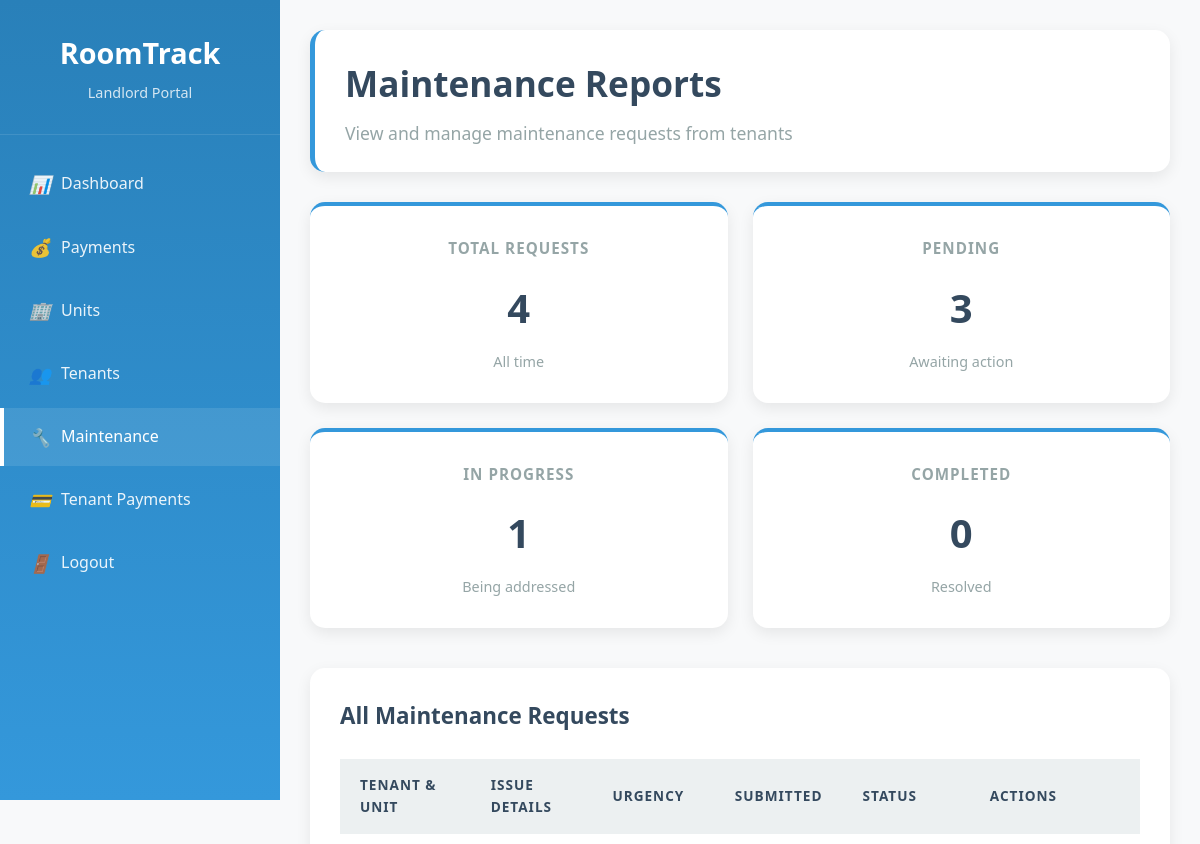
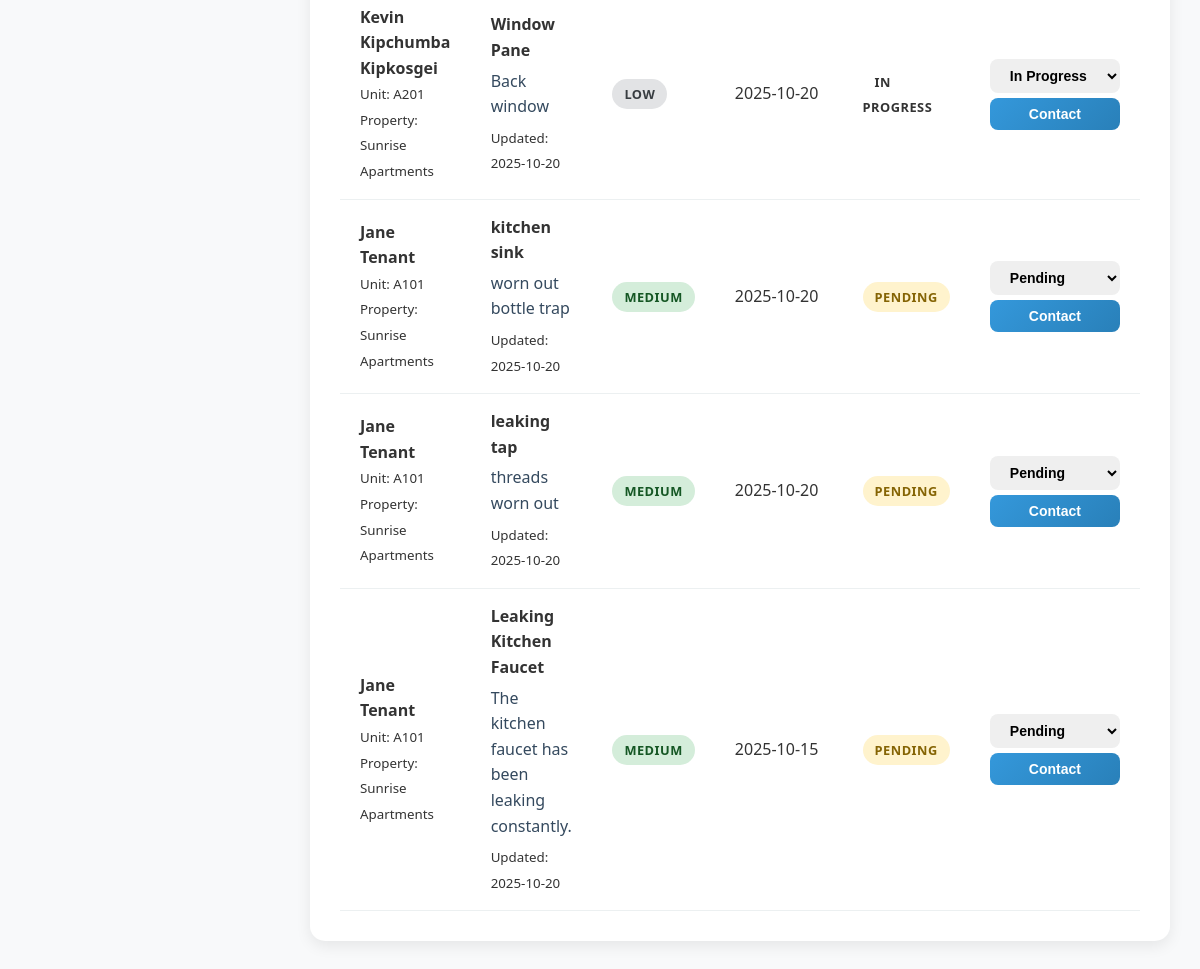
The app's page /landlord/maintenance-reports (signed in) with its own data (2 pictures, top to bottom).
### models.py (models this page shows)
class MaintenanceRequest(db.Model):
    id = db.Column(db.Integer, primary_key=True)
    tenant_id = db.Column(db.Integer, db.ForeignKey('user.id'), nullable=False)
    unit_id = db.Column(db.Integer, db.ForeignKey('unit.id'), nullable=False)
    title = db.Column(db.String(200), nullable=False)
    description = db.Column(db.Text, nullable=False)
    urgency = db.Column(db.String(20), default='medium')  # low, medium, high, emergency
    status = db.Column(db.String(20), default='pending')  # pending, in_progress, completed
    created_at = db.Column(db.DateTime, default=datetime.utcnow)
    updated_at = db.Column(db.DateTime, default=datetime.utcnow, onupdate=datetime.utcnow)

class User(UserMixin, db.Model):
    id = db.Column(db.Integer, primary_key=True)
    username = db.Column(db.String(80), unique=True, nullable=False)
    email = db.Column(db.String(120), unique=True, nullable=False)
    password = db.Column(db.String(200), nullable=False)
    role = db.Column(db.String(20), nullable=False)  # admin, landlord, tenant
    full_name = db.Column(db.String(200))
    id_number = db.Column(db.String(50))
    passport_number = db.Column(db.String(50))
    phone = db.Column(db.String(20))
    created_at = db.Column(db.DateTime, default=datetime.utcnow)
    landlord_properties = db.relationship('Property', backref='landlord', lazy=True)
    tenant_leases = db.relationship('Lease', backref='tenant', lazy=True, foreign_keys='Lease.tenant_id')
    maintenance_requests = db.relationship('MaintenanceRequest', backref='tenant', lazy=True)

class Unit(db.Model):
    id = db.Column(db.Integer, primary_key=True)
    unit_number = db.Column(db.String(50), nullable=False)
    rent_amount = db.Column(db.Float, nullable=False)
    status = db.Column(db.String(20), default='vacant')  # vacant, occupied
    bedrooms = db.Column(db.Integer, default=1)
    bathrooms = db.Column(db.Integer, default=1)
    square_feet = db.Column(db.Integer)
    property_id = db.Column(db.Integer, db.ForeignKey('property.id'), nullable=False)
    leases = db.relationship('Lease', backref='unit', lazy=True, cascade='all, delete-orphan')
    maintenance_requests = db.relationship('MaintenanceRequest', backref='unit', lazy=True)

class Property(db.Model):
    id = db.Column(db.Integer, primary_key=True)
    name = db.Column(db.String(200), nullable=False)
    address = db.Column(db.Text, nullable=False)
    total_units = db.Column(db.Integer, nullable=False)
    occupied_units = db.Column(db.Integer, default=0)
    landlord_id = db.Column(db.Integer, db.ForeignKey('user.id'), nullable=False)
    created_at = db.Column(db.DateTime, default=datetime.utcnow)
    units = db.relationship('Unit', backref='property', lazy=True, cascade='all, delete-orphan')

### app.py (the view)
@app.route('/landlord/maintenance-reports')
@login_required
def landlord_maintenance_reports():
    if current_user.role != 'landlord':
        return redirect(url_for('index'))
    properties = Property.query.filter_by(landlord_id=current_user.id).all()
    property_ids = [p.id for p in properties]
    maintenance_requests = MaintenanceRequest.query.join(Unit).filter(Unit.property_id.in_(property_ids)).order_by(MaintenanceRequest.created_at.desc()).all()
    return render_template('landlord/maintenance_reports.html', maintenance_requests=maintenance_requests)

### app.py (called while the page is built)
@login_manager.user_loader
def load_user(user_id):
    return User.query.get(int(user_id))

### templates/landlord/maintenance_reports.html (shortened to what this page needs)
<!DOCTYPE html>
<html lang="en">
<head>
    <link rel="stylesheet" href="{{ url_for('static', filename='css/style.css') }}">
</head>
<body>
    <div class="dashboard">
        <div class="sidebar">
            <div class="sidebar-header">
                <h2>RoomTrack</h2>
                <p>Landlord Portal</p>
            </div>
            <ul class="sidebar-nav">
                <li><a href="{{ url_for('landlord_dashboard') }}"><i>📊</i> Dashboard</a></li>
                <li><a href="{{ url_for('landlord_payments') }}"><i>💰</i> Payments</a></li>
                <li><a href="{{ url_for('landlord_units') }}"><i>🏢</i> Units</a></li>
                <li><a href="{{ url_for('landlord_tenants') }}"><i>👥</i> Tenants</a></li>
                <li><a href="#" class="active"><i>🔧</i> Maintenance</a></li>
                <li><a href="{{ url_for('landlord_tenant_payments') }}"><i>💳</i> Tenant Payments</a></li>
                <li><a href="{{ url_for('logout') }}"><i>🚪</i> Logout</a></li>
            </ul>
        </div>
        <div class="main-content">
            <div class="header">
                <h1>Maintenance Reports</h1>
                <p>View and manage maintenance requests from tenants</p>
            </div>
            <div class="stats-grid">
                <div class="stat-card">
                    <h3>Total Requests</h3>
                    <div class="number">{{ maintenance_requests|length }}</div>
                    <p class="subtext">All time</p>
                </div>
                <div class="stat-card">
                    <h3>Pending</h3>
                    <div class="number">{{ maintenance_requests|selectattr('status', 'equalto', 'pending')|list|length }}</div>
                    <p class="subtext">Awaiting action</p>
                </div>
                <div class="stat-card">
                    <h3>In Progress</h3>
                    <div class="number">{{ maintenance_requests|selectattr('status', 'equalto', 'in_progress')|list|length }}</div>
                    <p class="subtext">Being addressed</p>
                </div>
                <div class="stat-card">
                    <h3>Completed</h3>
                    <div class="number">{{ maintenance_requests|selectattr('status', 'equalto', 'completed')|list|length }}</div>
                    <p class="subtext">Resolved</p>
                </div>
            </div>
            <div class="table-container">
                <h3>All Maintenance Requests</h3>
                {% if maintenance_requests %}
                <table>
                    <thead>
                        <tr>
                            <th>Tenant & Unit</th>
                            <th>Issue Details</th>
                            <th>Urgency</th>
                            <th>Submitted</th>
                            <th>Status</th>
                            <th>Actions</th>
                        </tr>
                    </thead>
                    <tbody>
                        {% for request in maintenance_requests %}
                        <tr>
                            <td>
                                <strong>{{ request.tenant.full_name }}</strong><br>
                                <small>Unit: {{ request.unit.unit_number }}</small><br>
                                <small>Property: {{ request.unit.property.name }}</small>
                            </td>
                            <td>
                                <strong>{{ request.title }}</strong><br>
                                <p style="margin: 5px 0; color: var(--dark-gray);">{{ request.description }}</p>
                                <small>Updated: {{ request.updated_at.strftime('%Y-%m-%d') }}</small>
                            </td>
                            <td>
                                <span class="status-badge
                                    {% if request.urgency == 'emergency' %}status-rejected
                                    {% elif request.urgency == 'high' %}status-pending
                                    {% elif request.urgency == 'medium' %}status-active
                                    {% else %}status-vacant{% endif %}">
                                    {{ request.urgency|title }}
                                </span>
                            </td>
                            <td>{{ request.created_at.strftime('%Y-%m-%d') }}</td>
                            <td>
                                <span class="status-badge status-{{ request.status }}">
                                    {{ request.status.replace('_', ' ')|title }}
                                </span>
                            </td>
                            <td>
                                <select onchange="updateMaintenanceStatus({{ request.id }}, this.value)" class="btn btn-sm">
                                    <option value="pending" {% if request.status == 'pending' %}selected{% endif %}>Pending</option>
                                    <option value="in_progress" {% if request.status == 'in_progress' %}selected{% endif %}>In Progress</option>
                                </select>
                                <button class="btn btn-primary btn-sm" style="margin-top: 5px;" onclick="contactTenant({{ request.tenant.id }})">Contact</button>
                            </td>
                        </tr>
                        {% endfor %}
                    </tbody>
                </table>
                {% else %}
                <div class="text-center p-20">
                    <h3>No Maintenance Requests</h3>
                    <p>No maintenance requests have been submitted by tenants yet.</p>
                </div>
                {% endif %}
            </div>
        </div>
    </div>
</body>
</html>

### static/css/style.css (style rules this page uses)
:root { --primary-blue: #3498db; --dark-blue: #2980b9; --light-blue: #ecf0f1; --white: #ffffff; --gray: #95a5a6; --dark-gray: #34495e; --success: #27ae60; --warning: #f39c12; --danger: #e74c3c; --light-gray: #f8f9fa; }
* { margin: 0; padding: 0; box-sizing: border-box; }
body { font-family: 'Segoe UI', Tahoma, Geneva, Verdana, sans-serif; background-color: var(--light-gray); color: #333; line-height: 1.6; }
.btn { padding: 12px 30px; border: none; border-radius: 8px; font-size: 16px; font-weight: 600; cursor: pointer; transition: all 0.3s ease; text-decoration: none; display: inline-flex; align-items: center; justify-content: center; gap: 8px; }
.btn-primary { background: linear-gradient(135deg, var(--primary-blue), var(--dark-blue)); color: var(--white); width: 100%; }
.btn-sm { padding: 8px 16px; font-size: 14px; }
.dashboard { display: flex; min-height: 100vh; }
.sidebar { width: 280px; background: linear-gradient(180deg, var(--dark-blue), var(--primary-blue)); color: var(--white); padding: 0; position: fixed; height: 100vh; overflow-y: auto; }
.sidebar-header { padding: 30px 25px; border-bottom: 1px solid rgba(255,255,255,0.1); text-align: center; }
.sidebar-header h2 { color: var(--white); margin-bottom: 5px; font-size: 1.8em; }
.sidebar-header p { color: rgba(255,255,255,0.8); font-size: 0.9em; }
.sidebar-nav { list-style: none; margin-top: 20px; }
.sidebar-nav li { margin-bottom: 5px; }
.sidebar-nav a { display: flex; align-items: center; padding: 15px 25px; color: rgba(255,255,255,0.9); text-decoration: none; transition: all 0.3s ease; border-left: 4px solid transparent; }
.sidebar-nav a:hover, .sidebar-nav a.active { background: rgba(255,255,255,0.1); color: var(--white); border-left-color: var(--white); }
.sidebar-nav i { margin-right: 12px; width: 20px; text-align: center; font-size: 1.1em; }
.main-content { flex: 1; margin-left: 280px; padding: 30px; background-color: var(--light-gray); min-height: 100vh; }
.header { background: var(--white); padding: 25px 30px; border-radius: 15px; box-shadow: 0 5px 15px rgba(0,0,0,0.08); margin-bottom: 30px; border-left: 5px solid var(--primary-blue); }
.header h1 { color: var(--dark-gray); margin-bottom: 8px; font-size: 2.2em; }
.header p { color: var(--gray); font-size: 1.1em; }
.stats-grid { display: grid; grid-template-columns: repeat(auto-fit, minmax(280px, 1fr)); gap: 25px; margin-bottom: 40px; }
.stat-card { background: var(--white); padding: 30px 25px; border-radius: 15px; box-shadow: 0 5px 15px rgba(0,0,0,0.08); text-align: center; transition: transform 0.3s ease; border-top: 4px solid var(--primary-blue); }
.stat-card h3 { color: var(--gray); font-size: 0.95em; margin-bottom: 15px; text-transform: uppercase; letter-spacing: 1px; }
.stat-card .number { font-size: 2.5em; font-weight: bold; color: var(--dark-gray); margin-bottom: 10px; }
.stat-card .subtext { color: var(--gray); font-size: 0.9em; }
.table-container { background: var(--white); padding: 30px; border-radius: 15px; box-shadow: 0 5px 15px rgba(0,0,0,0.08); overflow: hidden; }
.table-container h3 { color: var(--dark-gray); margin-bottom: 25px; font-size: 1.4em; }
table { width: 100%; border-collapse: collapse; margin-top: 10px; }
th, td { padding: 15px 20px; text-align: left; border-bottom: 1px solid var(--light-blue); }
th { background-color: var(--light-blue); color: var(--dark-gray); font-weight: 600; text-transform: uppercase; font-size: 0.85em; letter-spacing: 1px; }
.status-badge { padding: 6px 12px; border-radius: 20px; font-size: 0.8em; font-weight: 600; text-transform: uppercase; letter-spacing: 0.5px; }
.status-pending { background-color: #fff3cd; color: #856404; }
.status-active { background-color: #d4edda; color: #155724; }
.status-vacant { background-color: #e2e3e5; color: #383d41; }

### records on screen
MaintenanceRequest: tenant.full_name "Kevin Kipchumba Kipkosgei", unit.unit_number "A201", unit.property.name "Sunrise Apartments", title "Window Pane", description "Back window", updated_at "2025-10-20", urgency "LOW", created_at "2025-10-20", status.replace "IN PROGRESS", status+id "In Progress"
MaintenanceRequest: tenant.full_name "Jane Tenant", unit.unit_number "A101", unit.property.name "Sunrise Apartments", title "kitchen sink", description "worn out bottle trap", updated_at "2025-10-20", urgency "MEDIUM", created_at "2025-10-20", status.replace "PENDING", status+id "Pending"
MaintenanceRequest: tenant.full_name "Jane Tenant", unit.unit_number "A101", unit.property.name "Sunrise Apartments", title "leaking tap", description "threads worn out", updated_at "2025-10-20", urgency "MEDIUM", created_at "2025-10-20", status.replace "PENDING", status+id "Pending"
MaintenanceRequest: tenant.full_name "Jane Tenant", unit.unit_number "A101", unit.property.name "Sunrise Apartments", title "Leaking Kitchen Faucet", description "The kitchen faucet has been leaking constantly.", updated_at "2025-10-20", urgency "MEDIUM", created_at "2025-10-15", status.replace "PENDING", status+id "Pending"

### other values on screen
{{ maintenance_requests|length }} "4"
